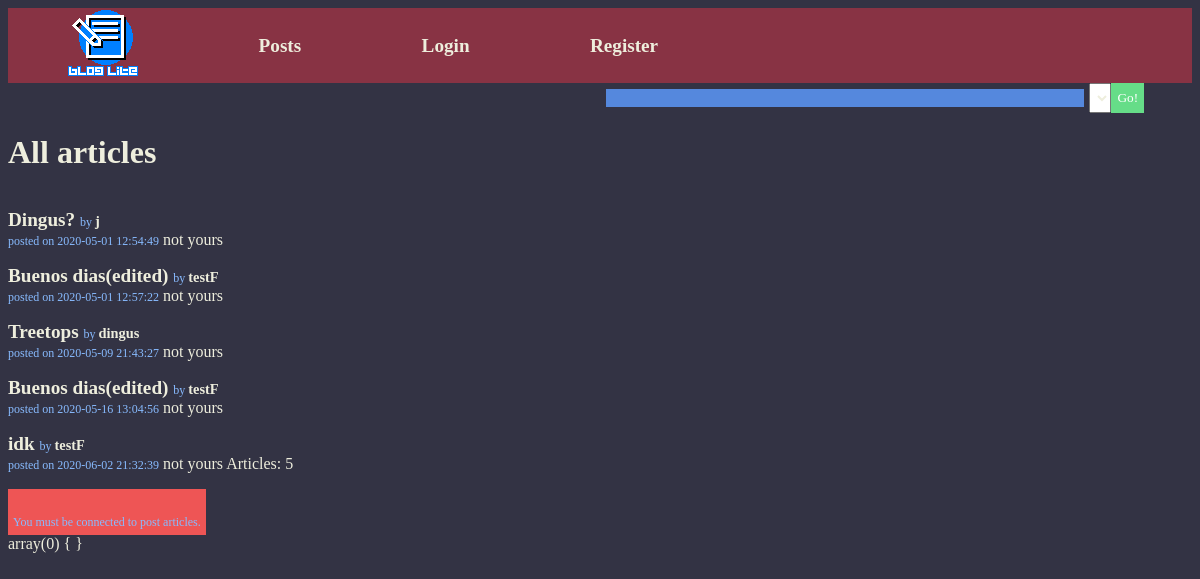
The page /?page=post on the database its author committed.
### tables this page shows
CREATE TABLE `article` (
  `title` varchar(255) DEFAULT NULL,
  `body` text,
  `submitDate` timestamp NOT NULL DEFAULT CURRENT_TIMESTAMP,
  `indexA` int(8) NOT NULL,
  `indexP` int(8) NOT NULL
);

CREATE TABLE `person` (
  `nickname` varchar(100) DEFAULT NULL,
  `email` varchar(50) DEFAULT NULL,
  `passcode` varchar(60) DEFAULT NULL,
  `indexP` int(8) NOT NULL
);

### View/summary.php (called while the page is built)
<?php
include('Controller/postC.php');
$PostC = new PostC();
$PostC->searchFunction();
$PostC->postCollection();
$PostC->newPost();

### Model/dbConnect.php (called while the page is built)
<?php
class DB
{
    public static function accessDB()
    {
        try
        {
            $DataObject = new PDO('mysql:host=localhost;dbname=projectdb', 'root', 'root');
            $DataObject->setAttribute(PDO::ATTR_ERRMODE, PDO::ERRMODE_EXCEPTION);
            return $DataObject;
        }
        catch (Exception $Error)
        {
            die ('Not connected to database <br>'. $Error->getMessage());
        }
    }
}

### Model/postM.php (called while the page is built, shortened)
<?php
	class PostM
	{
		public function viewAllPost()
		{
			return $this->DataObject->query("SELECT * FROM article INNER JOIN person ON article.indexP = person.indexP")->fetchAll();
		}
	}

### View/postV.php (the view, shortened to what this page needs)
<?php
	class PostV
	{
		public function postList($fetchResult)
        {
			echo "<h1>All articles</h1>";
			echo "<div class='postlist'>";
			$i = 0;
            foreach ($fetchResult as $key)
            {
				echo "<p>
					<a href='?page=article&indexA=" . $key['indexA'] . "'> " . $key['title'] . " </a><span class='notice'> by
					<a href='?page=profile&indexP=" . $key['indexP'] . "'> " . $key['nickname'] .
					"</a><br> posted on " . $key['submitDate'] . "</span>";
				if ($_SESSION['indexP'] == $key['indexP'])
				{
					echo "<a href='?page=editarticle&indexA=" . $key['indexA'] . "'><img alt='delete' src='img/edit.png'> <span class='notice'>Edit</span>  </a>
					<a href='?page=postdel&indexA=" . $key['indexA'] . "'><img alt='delete' src='img/delete.png'> <span class='notice'>Delete</span>  </a>
					</p>";
				}
				else
				{
					echo " not yours ";
				}
				$i++;
			}
			if ($i > 0)
			{
				echo "Articles: " . $i . " </div>";
			}
			else
			{
				echo "No articles </div>";
			}
		}
		public function searchBar()
		{
			echo
			'<div class="search">
			<input type="text">
			<select>
			<option></option>
			<option></option>
			</select>
			<button>Go!</button>
			</div>';
		}
		public function postNotice($message)
		{
			echo "<div class='alert'>$message</div>";
		}
	}

### Assets/style.css (style rules this page uses)
* { color: #EED; font-family: Georgia; transition: all 0.1s; }
body { background: #334; }
.postlist { width: 50%; }
.search { position: sticky; top: 1%; left: 50%; display: flex; width: 50%; flex-direction: row; }
button { border: none; background: #6D8; color: white; font-family: 1234; font-size: 1.2 em; }
a { text-decoration: none; font-weight: bold; font-size: 1.2em; margin: auto; }
input, textarea { background: #58d; width: 80%; border: none; color: #fff; margin: 1%; }
.alert { background: #e55; color: #EED; padding: 5px; width: max-content; }
.notice { color: #8bf; font-size: 0.75em; }

### rows shown on the page
article: title "Dingus?", indexP.nickname "j", submitDate "2020-05-01 12:54:49"
article: title "Buenos dias(edited)", indexP.nickname "testF", submitDate "2020-05-01 12:57:22"
article: title "Treetops", indexP.nickname "dingus", submitDate "2020-05-09 21:43:27"
article: title "Buenos dias(edited)", indexP.nickname "testF", submitDate "2020-05-16 13:04:56"
article: title "idk", indexP.nickname "testF", submitDate "2020-06-02 21:32:39"

### other values the page prints
$i "5"
$message "You must be connected to post articles."
